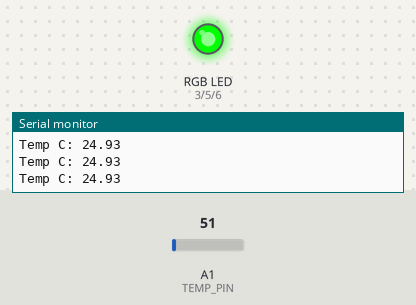
The sketch below on a simulated Arduino Uno, built with avr-gcc and run on an emulated ATmega328P. On the bench: an RGB LED mixed from three pins (HIGH = lit), the last lines printed to the serial monitor. The test bench sets the inputs (shaded band); at power-on: A1 (TEMP_PIN) = 51.

Above: at 1.2 s.
1.3 s: A1 (TEMP_PIN) set to 65
At 2.0 s:
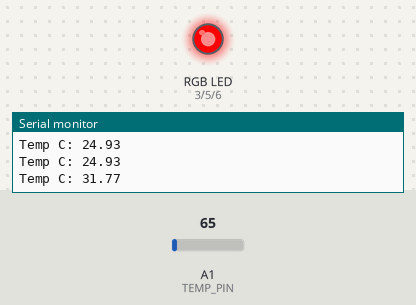
3.1 s: A1 (TEMP_PIN) set to 30
At 4.4 s:
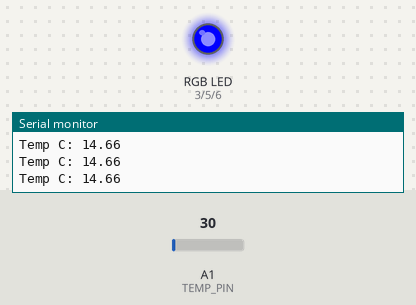
4.7 s: A1 (TEMP_PIN) set to 61
At 5.8 s:
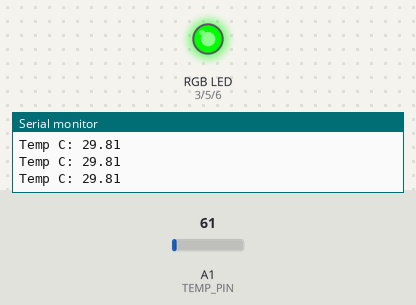
6.3 s: A1 (TEMP_PIN) set to 71
At 7.2 s:
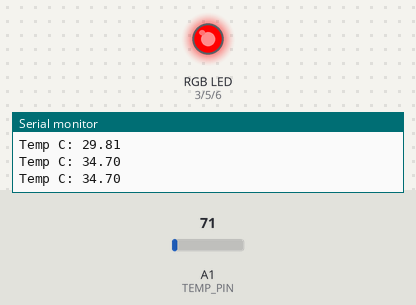
Timing chart, 0 to 8.9 s (numbered marks = the images above; inputs shaded):
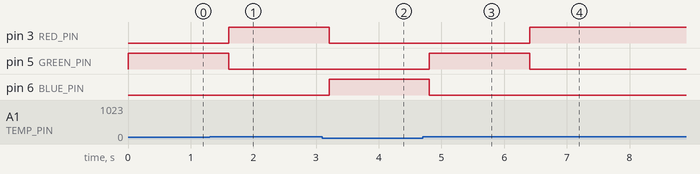

Measured:
- the behaviour switches between 61 and 62 on A1 (TEMP_PIN) (found by bisection; images 0 and 1)
- after the input at 1.3 s, pin 3 (RED_PIN): LOW → HIGH after 0.30 s; pin 5 (GREEN_PIN): HIGH → LOW after 0.30 s
- after the input at 3.1 s, pin 3 (RED_PIN): HIGH → LOW after 0.11 s; pin 6 (BLUE_PIN): LOW → HIGH after 0.11 s
- after the input at 4.7 s, pin 5 (GREEN_PIN): LOW → HIGH after 0.11 s; pin 6 (BLUE_PIN): HIGH → LOW after 0.11 s
- after the input at 6.3 s, pin 3 (RED_PIN): LOW → HIGH after 0.11 s; pin 5 (GREEN_PIN): HIGH → LOW after 0.11 s

The sketch:

10_lm35_temp_rgb_indicator.ino
```cpp
const int TEMP_PIN = A1;
const int RED_PIN = 3;
const int GREEN_PIN = 5;
const int BLUE_PIN = 6;

float readTempC() {
  int raw = analogRead(TEMP_PIN);
  float voltage = raw * (5.0 / 1023.0);
  return voltage * 100.0;
}

void setColor(int r, int g, int b) {
  analogWrite(RED_PIN, r);
  analogWrite(GREEN_PIN, g);
  analogWrite(BLUE_PIN, b);
}

void setup() {
  pinMode(RED_PIN, OUTPUT);
  pinMode(GREEN_PIN, OUTPUT);
  pinMode(BLUE_PIN, OUTPUT);
  Serial.begin(9600);
}

void loop() {
  float tempC = readTempC();
  Serial.print("Temp C: ");
  Serial.println(tempC);

  if (tempC < 24.0) {
    setColor(0, 0, 255);   // blue = cold
  } else if (tempC <= 30.0) {
    setColor(0, 255, 0);   // green = normal
  } else {
    setColor(255, 0, 0);   // red = hot
  }

  delay(400);
}
```
